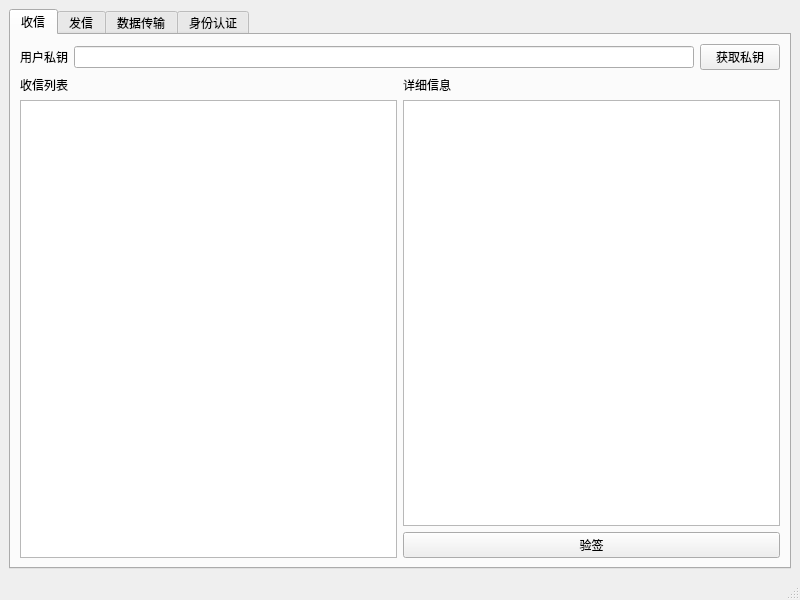
<?xml version="1.0" encoding="UTF-8"?>
<ui version="4.0">
 <class>MainWindow</class>
 <widget class="QMainWindow" name="MainWindow">
  <property name="geometry">
   <rect>
    <x>0</x>
    <y>0</y>
    <width>800</width>
    <height>600</height>
   </rect>
  </property>
  <property name="windowTitle">
   <string>SM9C</string>
  </property>
  <widget class="QWidget" name="centralwidget">
   <layout class="QVBoxLayout" name="verticalLayout_6">
    <item>
     <widget class="QTabWidget" name="tabWidget">
      <property name="currentIndex">
       <number>0</number>
      </property>
      <widget class="QWidget" name="tab">
       <attribute name="title">
        <string>收信</string>
       </attribute>
       <layout class="QVBoxLayout" name="verticalLayout_3">
        <item>
         <layout class="QHBoxLayout" name="horizontalLayout">
          <item>
           <widget class="QLabel" name="label">
            <property name="text">
             <string>用户私钥</string>
            </property>
           </widget>
          </item>
          <item>
           <widget class="QLineEdit" name="lineEdit"/>
          </item>
          <item>
           <widget class="QPushButton" name="get_privatekey">
            <property name="text">
             <string>获取私钥</string>
            </property>
           </widget>
          </item>
         </layout>
        </item>
        <item>
         <layout class="QHBoxLayout" name="horizontalLayout_2">
          <item>
           <layout class="QVBoxLayout" name="verticalLayout_2">
            <item>
             <widget class="QLabel" name="label_2">
              <property name="text">
               <string>收信列表</string>
              </property>
             </widget>
            </item>
            <item>
             <widget class="QListWidget" name="listWidget"/>
            </item>
           </layout>
          </item>
          <item>
           <layout class="QVBoxLayout" name="verticalLayout">
            <item>
             <widget class="QLabel" name="label_3">
              <property name="text">
               <string>详细信息</string>
              </property>
             </widget>
            </item>
            <item>
             <widget class="QPlainTextEdit" name="plainTextEdit"/>
            </item>
            <item>
             <widget class="QPushButton" name="pushButton_2">
              <property name="text">
               <string>验签</string>
              </property>
             </widget>
            </item>
           </layout>
          </item>
         </layout>
        </item>
       </layout>
      </widget>
      <widget class="QWidget" name="tab_2">
       <attribute name="title">
        <string>发信</string>
       </attribute>
       <layout class="QVBoxLayout" name="verticalLayout_5">
        <item>
         <layout class="QHBoxLayout" name="horizontalLayout_3">
          <item>
           <widget class="QLabel" name="label_4">
            <property name="text">
             <string>发送对象</string>
            </property>
           </widget>
          </item>
          <item>
           <widget class="QLineEdit" name="lineEdit_2"/>
          </item>
         </layout>
        </item>
        <item>
         <layout class="QVBoxLayout" name="verticalLayout_4">
          <item>
           <widget class="QLabel" name="label_5">
            <property name="text">
             <string>发送内容</string>
            </property>
           </widget>
          </item>
          <item>
           <widget class="QPlainTextEdit" name="plainTextEdit_2"/>
          </item>
         </layout>
        </item>
        <item>
         <widget class="QCheckBox" name="checkBox">
          <property name="text">
           <string>是否加签</string>
          </property>
         </widget>
        </item>
        <item>
         <widget class="QPushButton" name="pushButton_3">
          <property name="text">
           <string>发送信息</string>
          </property>
         </widget>
        </item>
       </layout>
      </widget>
      <widget class="QWidget" name="tab_3">
       <attribute name="title">
        <string>数据传输</string>
       </attribute>
      </widget>
      <widget class="QWidget" name="tab_4">
       <attribute name="title">
        <string>身份认证</string>
       </attribute>
      </widget>
     </widget>
    </item>
   </layout>
  </widget>
  <widget class="QMenuBar" name="menubar">
   <property name="geometry">
    <rect>
     <x>0</x>
     <y>0</y>
     <width>800</width>
     <height>22</height>
    </rect>
   </property>
  </widget>
  <widget class="QStatusBar" name="statusbar"/>
  <action name="action1">
   <property name="text">
    <string>1</string>
   </property>
  </action>
  <action name="action1_2">
   <property name="text">
    <string>1</string>
   </property>
  </action>
  <action name="action2">
   <property name="text">
    <string>2</string>
   </property>
  </action>
  <action name="action2_2">
   <property name="text">
    <string>2</string>
   </property>
  </action>
 </widget>
 <resources/>
 <connections/>
</ui>
